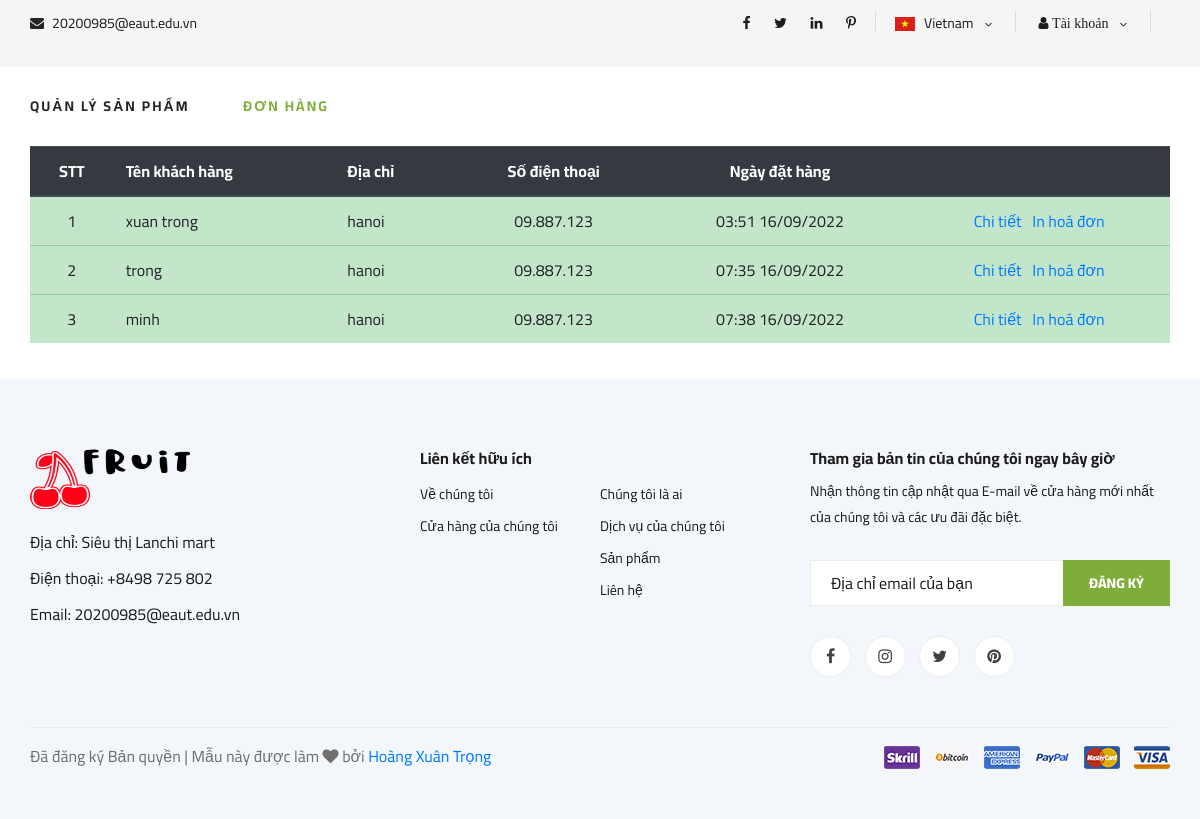
The page /admin/quanlydonhang.php on the database its author committed.
### tables this page shows
CREATE TABLE `order_detail` (
  `id` int(11) NOT NULL,
  `orderid` int(11) NOT NULL,
  `proid` int(11) NOT NULL,
  `quantity` int(11) NOT NULL,
  `price` float NOT NULL
);

CREATE TABLE `orders` (
  `orderid` int(11) NOT NULL,
  `cusname` varchar(50) NOT NULL,
  `address` varchar(200) NOT NULL,
  `phone` int(11) NOT NULL,
  `note` varchar(200) NOT NULL,
  `total_price` float NOT NULL,
  `created_time` int(11) NOT NULL
);

### admin/quanlydonhang.php (the view, shortened to what this page needs)
<?php
include 'connect.php';
$admin = (isset($_SESSION['user'])) ? $_SESSION['user'] : [];
?>
<!DOCTYPE html>
<html lang="en">
<head>
    <link rel="stylesheet" href="https://cdn.jsdelivr.net/npm/bootstrap@4.6.1/dist/css/bootstrap.min.css">
    <link rel="stylesheet" href="../assets/css/bootstrap.min.css" type="text/css">
    <link rel="stylesheet" href="../assets/css/font-awesome.min.css" type="text/css">
    <link rel="stylesheet" href="../assets/css/elegant-icons.css" type="text/css">
    <link rel="stylesheet" href="../assets/css/nice-select.css" type="text/css">
    <link rel="stylesheet" href="../assets/css/jquery-ui.min.css" type="text/css">
    <link rel="stylesheet" href="../assets/css/owl.carousel.min.css" type="text/css">
    <link rel="stylesheet" href="../assets/css/slicknav.min.css" type="text/css">
    <link rel="stylesheet" href="../assets/css/style.css" type="text/css">
</head>
<body>
    <header class="header">
        <div class="header__top">
            <div class="container">
                <div class="row">
                    <div class="col-lg-6 col-md-6">
                        <div class="header__top__left">
                            <ul>
                                <li><i class="fa fa-envelope"></i> 20200985@eaut.edu.vn</li>
                            </ul>
                        </div>
                    </div>
                    <div class="col-lg-6 col-md-6">
                        <div class="header__top__right">
                            <div class="header__top__right__social">
                                <a href="#"><i class="fa fa-facebook"></i></a>
                                <a href="#"><i class="fa fa-twitter"></i></a>
                                <a href="#"><i class="fa fa-linkedin"></i></a>
                                <a href="#"><i class="fa fa-pinterest-p"></i></a>
                            </div>
                            <div class="header__top__right__language">
                                <img style="width: 20px;" src="../assets/img/language.png" alt="">
                                <div>Vietnam</div>
                                <span class="arrow_carrot-down"></span>
                            </div>
                            <div class="header__top__right__auth">
                                <?php if (isset($admin['email'])) { ?>
                                    <div class="header__top__right__language">
                                        <div class="fa fa-user header__navbar-item header__navbar-item--bold"> <?php echo $admin['username']; ?></div>
                                        <span class="arrow_carrot-down"></span>
                                        <ul>
                                            <li><a href="../index.php">Trang chủ</a></li>
                                            <li><a href="../dangxuat.php">Đăng xuất</a></li>
                                        </ul>
                                    </div>
                                <?php } else { ?>
                                    <div class="header__top__right__language">
                                        <div class="fa fa-user header__navbar-item header__navbar-item--bold">
                                            Tài khoản</div>
                                        <span class="arrow_carrot-down"></span>
                                    </div>
                                <?php } ?>
                            </div>
                        </div>
                    </div>
                </div>
            </div>
        </div>
    </header>
    <div class="container">
        <div class="row">
            <div class="col-lg-4">
                <nav class="header__menu">
                    <ul>
                        <li class=""><a href="./quanlysanpham.php">Quản lý sản phẩm</a></li>
                        <li class="active"><a href="./quanlydonhang.php">Đơn hàng</a></li>
                    </ul>
                </nav>
            </div>
        </div>
        <table class="table">
            <thead class="thead-dark">
                <tr>
                    <th style="text-align: center;">STT</th>
                    <th>Tên khách hàng</th>
                    <th>Địa chỉ</th>
                    <th style="text-align: center;">Số điện thoại</th>
                    <th style="text-align: center;">Ngày đặt hàng</th>
                    <th></th>
                </tr>
            </thead>
            <tbody>
                <?php
                $select_order = mysqli_query($conn, "SELECT * FROM order_detail join orders
                on order_detail.orderid = orders.orderid join products
                on order_detail.proid = products.proid group by orders.orderid");
                $stt = 1;
                while ($order = mysqli_fetch_assoc($select_order)) {
                ?>
                    <tr class="table-success">
                        <td style="text-align: center;"><?=$stt?></td>
                        <td><?=$order['cusname']?></td>
                        <td><?=$order['address']?></td>
                        <td style="text-align: center;">0<?= number_format($order['phone'], 0, ".", ".")?></td>
                        <td style="text-align: center;"><?=date("H:i d/m/Y", $order['created_time'])?></td>
                        <td style="text-align: center;"><a href="./chitietdonhang.php?orderid=<?=$order['orderid']?>" class="">Chi tiết</a>&nbsp;&nbsp;
                            <a href="./print.php?orderid=<?=$order['orderid']?>" class="">In hoá đơn</a>
                        </td>
                    </tr>
                <?php
                $stt ++;
                }
                ?>
            </tbody>
        </table>
    </div>
    <footer class="footer spad">
        <div class="container">
            <div class="row">
                <div class="col-lg-3 col-md-6 col-sm-6">
                    <div class="footer__about">
                        <div class="footer__about__logo">
                            <a href="./index.html"><img style="width:160px; height:60px;" src="../assets/img/Fruit.jpg" alt=""></a>
                        </div>
                        <ul>
                            <li>Địa chỉ: Siêu thị Lanchi mart</li>
                            <li>Điện thoại: +8498 725 802</li>
                            <li>Email: 20200985@eaut.edu.vn</li>
                        </ul>
                    </div>
                </div>
                <div class="col-lg-4 col-md-6 col-sm-6 offset-lg-1">
                    <div class="footer__widget">
                        <h6>Liên kết hữu ích</h6>
                        <ul>
                            <li><a href="#">Về chúng tôi</a></li>
                            <li><a href="#">Cửa hàng của chúng tôi</a></li>
                        </ul>
                        <ul>
                            <li><a href="#">Chúng tôi là ai</a></li>
                            <li><a href="#">Dịch vụ của chúng tôi</a></li>
                            <li><a href="#">Sản phẩm</a></li>
                            <li><a href="#">Liên hệ</a></li>
                        </ul>
                    </div>
                </div>
                <div class="col-lg-4 col-md-12">
                    <div class="footer__widget">
                        <h6>Tham gia bản tin của chúng tôi ngay bây giờ</h6>
                        <p>Nhận thông tin cập nhật qua E-mail về cửa hàng mới nhất của chúng tôi và các ưu đãi đặc biệt.</p>
                        <form action="#">
                            <input type="text" placeholder="Địa chỉ email của bạn">
                            <button type="submit" class="site-btn">Đăng ký</button>
                        </form>
                        <div class="footer__widget__social">
                            <a href="#"><i class="fa fa-facebook"></i></a>
                            <a href="#"><i class="fa fa-instagram"></i></a>
                            <a href="#"><i class="fa fa-twitter"></i></a>
                            <a href="#"><i class="fa fa-pinterest"></i></a>
                        </div>
                    </div>
                </div>
            </div>
            <div class="row">
                <div class="col-lg-12">
                    <div class="footer__copyright">
                        <div class="footer__copyright__text">
                            <p>
                                Đã đăng ký Bản quyền | Mẫu này được làm
                                <i class="fa fa-heart" aria-hidden="true"></i> bởi
                                <a href="#" target="_blank">Hoàng Xuân Trọng</a>
                            </p>
                        </div>
                        <div class="footer__copyright__payment"><img src="./assets/img/payment-item.png" alt=""></div>
                    </div>
                </div>
            </div>
        </div>
    </footer>
</body>
</html>

### admin/quanlydonhang.php (style rules this page uses)
.container { padding-bottom: 20px; }

### rows shown on the page
order_detail: orderid.cusname "xuan trong", orderid.address "hanoi", orderid.phone "9.887.123", orderid.created_time "03:51 16/09/2022"
order_detail: orderid.cusname "trong", orderid.address "hanoi", orderid.phone "9.887.123", orderid.created_time "07:35 16/09/2022"
order_detail: orderid.cusname "minh", orderid.address "hanoi", orderid.phone "9.887.123", orderid.created_time "07:38 16/09/2022"
